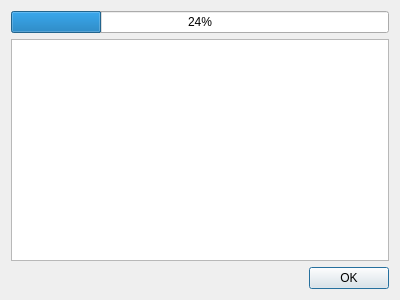
<?xml version="1.0" encoding="UTF-8"?>
<ui version="4.0">
 <class>Dialog</class>
 <widget class="QDialog" name="Dialog">
  <property name="geometry">
   <rect>
    <x>0</x>
    <y>0</y>
    <width>400</width>
    <height>300</height>
   </rect>
  </property>
  <property name="windowTitle">
   <string>Dialog</string>
  </property>
  <layout class="QGridLayout" name="gridLayout">
   <item row="0" column="0">
    <layout class="QVBoxLayout" name="verticalLayout">
     <item>
      <layout class="QHBoxLayout" name="horizontalLayout">
       <item>
        <widget class="QProgressBar" name="prgProgress">
         <property name="value">
          <number>24</number>
         </property>
        </widget>
       </item>
      </layout>
     </item>
     <item>
      <widget class="QTextEdit" name="editLog"/>
     </item>
    </layout>
   </item>
   <item row="1" column="0">
    <widget class="QDialogButtonBox" name="btnBox">
     <property name="orientation">
      <enum>Qt::Horizontal</enum>
     </property>
     <property name="standardButtons">
      <set>QDialogButtonBox::Ok</set>
     </property>
    </widget>
   </item>
  </layout>
 </widget>
 <resources/>
 <connections>
  <connection>
   <sender>btnBox</sender>
   <signal>accepted()</signal>
   <receiver>Dialog</receiver>
   <slot>accept()</slot>
   <hints>
    <hint type="sourcelabel">
     <x>248</x>
     <y>254</y>
    </hint>
    <hint type="destinationlabel">
     <x>157</x>
     <y>274</y>
    </hint>
   </hints>
  </connection>
  <connection>
   <sender>btnBox</sender>
   <signal>rejected()</signal>
   <receiver>Dialog</receiver>
   <slot>reject()</slot>
   <hints>
    <hint type="sourcelabel">
     <x>316</x>
     <y>260</y>
    </hint>
    <hint type="destinationlabel">
     <x>286</x>
     <y>274</y>
    </hint>
   </hints>
  </connection>
 </connections>
</ui>
